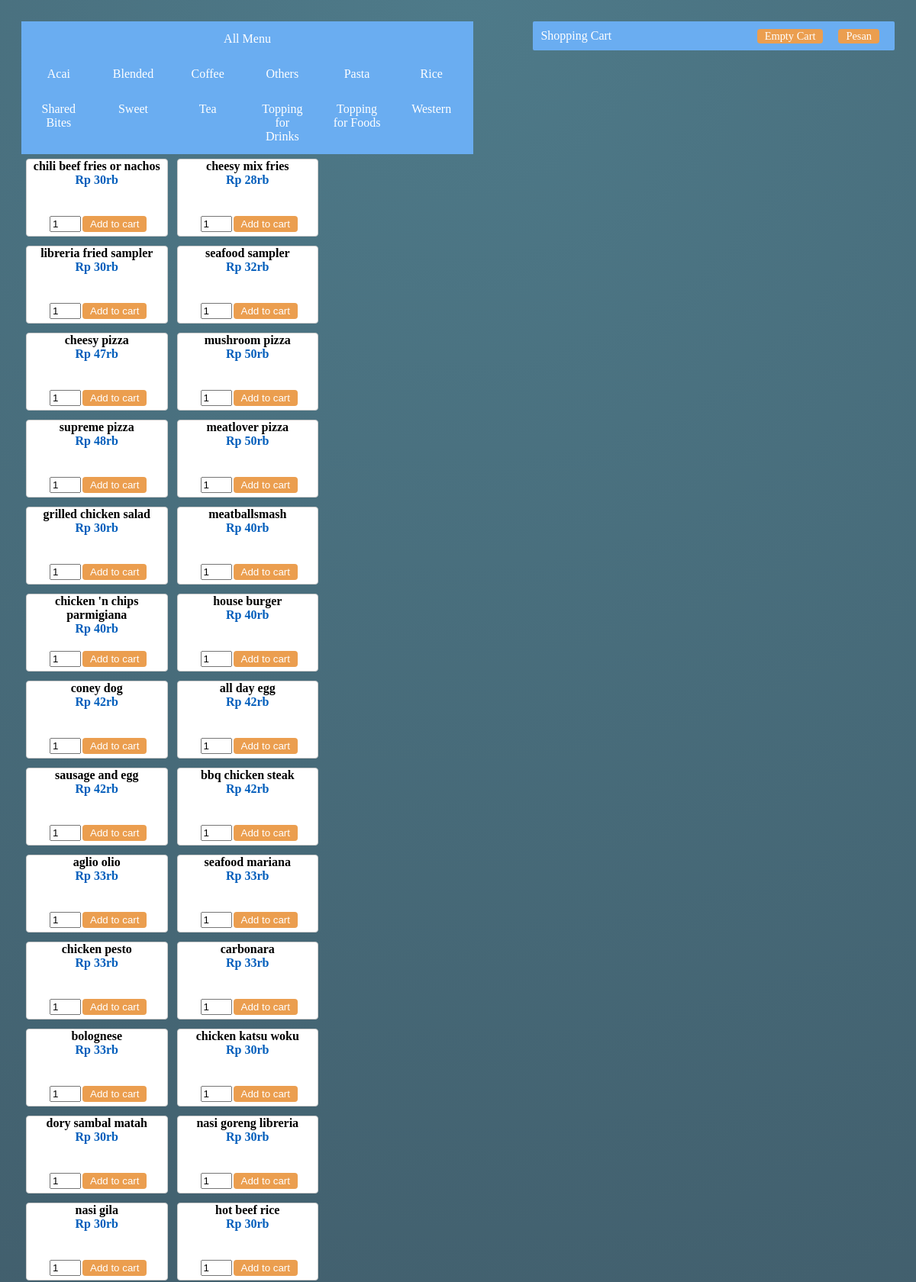
/pesan.php (upper part), run on the app's committed database.
### tables this page shows
CREATE TABLE `tbl_product` (
  `product_id` int(11) NOT NULL,
  `Nama` varchar(255) DEFAULT NULL,
  `price` double DEFAULT NULL,
  `Jenis` varchar(2) DEFAULT NULL,
  PRIMARY KEY (`product_id`),
  KEY `Jenis` (`Jenis`),
  CONSTRAINT `tbl_product_ibfk_1` FOREIGN KEY (`Jenis`) REFERENCES `tbl_jenis` (`jenis`) ON DELETE CASCADE ON UPDATE CASCADE
);

### _con.php (called while the page is built, shortened)
<?php
class DBController {
	private $host = "localhost";
	private $user = "raldo";
	private $password = "raldo123";
	private $database = "cafein";
	private $conn;
	function __construct() {
		$this->conn = $this->connectDB();
	}
	function connectDB() {
		$conn = mysqli_connect($this->host,$this->user,$this->password,$this->database);
		return $conn;
	}
	function runQuery($query) {
		$result = mysqli_query($this->conn,$query);
		while($row=mysqli_fetch_assoc($result)) {
			$resultset[] = $row;
		}
		if(!empty($resultset))
			return $resultset;
	}
}
?>

### pesan.php (the view, shortened to what this page needs)
<?php
include("_con.php");
$db_handle = new DBController();
?>
<html>
<head>
    <link rel="stylesheet" type="text/css" href="css/login.css">
    <link rel="stylesheet" type="text/css" href="css/pesan.css">
    <link href="https://code.ionicframework.com/ionicons/1.4.1/css/ionicons.min.css" rel="stylesheet" type="text/css"/>
</head>
<body>
    <div style="width: 100%;">
        <div id="product-grid" style="width: 50%; float: left; padding: 20px;">
            <ul><li class="allmenu"><a href="pesan.php">All Menu</a></li></ul>
            <ul>
                <li class="menu"><a class="active" href="pesan.php?view=v_acai">Acai</a></li>
                <li class="menu"><a href="pesan.php?view=v_blended">Blended</a></li>
                <li class="menu"><a href="pesan.php?view=v_coffee">Coffee</a></li>
                <li class="menu"><a href="pesan.php?view=v_others">Others</a></li>
                <li class="menu"><a href="pesan.php?view=v_pasta">Pasta</a></li>
                <li class="menu"><a href="pesan.php?view=v_rice">Rice</a></li>
                <li class="menu"><a href="pesan.php?view=v_sharedbites">Shared Bites</a></li>
                <li class="menu"><a href="pesan.php?view=v_sweet">Sweet</a></li>
                <li class="menu"><a href="pesan.php?view=v_tea">Tea</a></li>
                <li class="menu"><a href="pesan.php?view=v_topdrinks">Topping for Drinks</a></li>
                <li class="menu"><a href="pesan.php?view=v_topfood">Topping for Foods</a></li>
                <li class="menu"><a href="pesan.php?view=v_western">Western</a></li>
            </ul>
            <?php
                if (isset($_GET['view'])) {
                    $product_array = $db_handle->runQuery("SELECT * FROM `".$_GET['view']."`");
                }
                else {
                    $product_array = $db_handle->runQuery("SELECT * FROM tbl_product ORDER BY product_id ASC");
                }
                if (!empty($product_array)) {
                foreach($product_array as $key=>$value){
            ?>
            <div class="product-item" style="position: relative;">
                <form method="post" action="pesan.php?action=add&product_id=<?php echo $product_array[$key]["product_id"]; ?>">
                <div><strong style="color: black"><?php echo $product_array[$key]["Nama"]; ?></strong></div>
                <div class="product-price"><?php echo "Rp ".$product_array[$key]["price"];?>rb</div>
                <div style="bottom: 5px; margin-left: 30px; position: absolute; "><input type="text" name="quantity" value="1" size="2" /><input type="submit" value="Add to cart" class="btnAddAction" /></div>
                </form>
            </div>
            <?php
                }
            }
            ?>
        </div>
        <div id="shopping-cart" style="width: 40%; float: right; padding: 20px;">
            <div class="txt-heading">Shopping Cart <a id="btnEmpty" href="sp_order.php">Pesan</a><a id="btnEmpty" href="pesan.php?action=empty">Empty Cart</a></div>
        </div>
    </div>
    </body>
</html>

### css/login.css (style rules this page uses)
html, body { min-height: 100%; font-family: Oxygen; font-weight: 300; font-size: 1em; color: #fff; }
body { background: #2e3441; background-image: -webkit-radial-gradient(top, circle cover, #4e7a89, #2e3441 80%); background-image: -moz-radial-gradient(top, circle cover, #4e7a89, #2e3441 80%); background-image: -o-radial-gradient(top, circle cover, #4e7a89, #2e3441 80%); background-image: radial-gradient(top, circle cover, #4e7a89, #2e3441 80%); -webkit-font-smoothing: antialiased; -moz-osx-font-smoothing: grayscale; }

### css/pesan.css (style rules this page uses)
body { font-family:calibri; }
.txt-heading { padding: 10px 10px; border-radius: 2px; color: #FFF; background: #6aadf1; margin-bottom:10px; }
#btnEmpty { background-color: #eb9e4f; padding: 1px 10px; margin: 0px 10px; color: #ffffff; font-size: 0.9em; float: right; text-decoration: none; border-radius: 4px; cursor: pointer; }
.btnAddAction { background-color: #eb9e4f; border: 0; padding: 3px 10px; color: #ffffff; margin-left: 2px; border-radius: 4px; cursor: pointer; }
#shopping-cart { margin-bottom:30px; }
#product-grid { margin-bottom:30px; }
.product-item { width: 31%; height: 100px; float:left; background: #ffffff;margin: 6px; border:#CCC 1px solid;border-radius:4px; }
.product-item div { text-align:center; }
.product-price { color: #005dbb; font-weight: 600; }
ul { list-style-type: none; margin: 0; padding: 0; overflow: hidden; color: #FFF; background: #6aadf1; }
li.allmenu { width: 100%; }
li.menu { width: 16.5%; }
li { float: left; }
li a { display: block; color: white; text-align: center; padding: 14px 16px; text-decoration: none; }

### data on the page
tbl_product: Nama "chili beef fries or nachos", price "30"
tbl_product: Nama "cheesy mix fries", price "28"
tbl_product: Nama "libreria fried sampler", price "30"
tbl_product: Nama "seafood sampler", price "32"
tbl_product: Nama "cheesy pizza", price "47"
tbl_product: Nama "mushroom pizza", price "50"
tbl_product: Nama "supreme pizza", price "48"
tbl_product: Nama "meatlover pizza", price "50"
tbl_product: Nama "grilled chicken salad", price "30"
tbl_product: Nama "meatballsmash", price "40"
tbl_product: Nama "chicken 'n chips parmigiana", price "40"
tbl_product: Nama "house burger", price "40"
tbl_product: Nama "coney dog", price "42"
tbl_product: Nama "all day egg", price "42"
tbl_product: Nama "sausage and egg", price "42"
tbl_product: Nama "bbq chicken steak", price "42"
tbl_product: Nama "aglio olio", price "33"
tbl_product: Nama "seafood mariana", price "33"
tbl_product: Nama "chicken pesto", price "33"
tbl_product: Nama "carbonara", price "33"
tbl_product: Nama "bolognese", price "33"
tbl_product: Nama "chicken katsu woku", price "30"
tbl_product: Nama "dory sambal matah", price "30"
tbl_product: Nama "nasi goreng libreria", price "30"
tbl_product: Nama "nasi gila", price "30"
tbl_product: Nama "hot beef rice", price "30"
